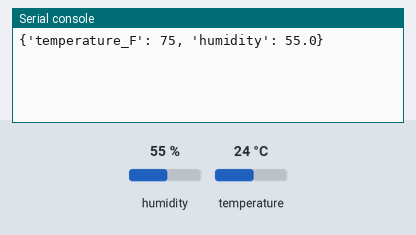
The program below on a simulated MicroPython board. On the bench: the last lines printed to the serial console. Inputs (shaded band) come from the test bench; at power-on: humidity 55 %, temperature 24 °C.

Above: at 1.2 s.
1.3 s: humidity set to 22 %
At 6.4 s:
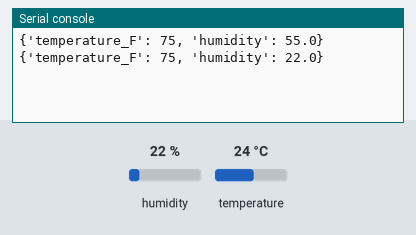
7.3 s: temperature set to 12 °C
At 11.1 s:
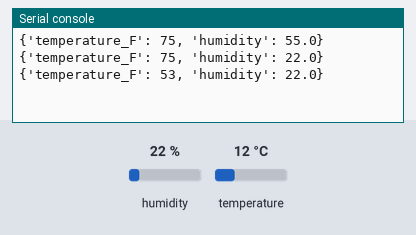
13.3 s: humidity set to 40 %
At 15.7 s:
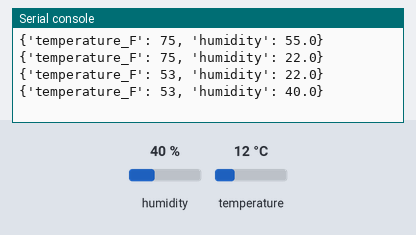
Timing chart, 0 to 17.2 s (numbered marks = the images above; inputs shaded):
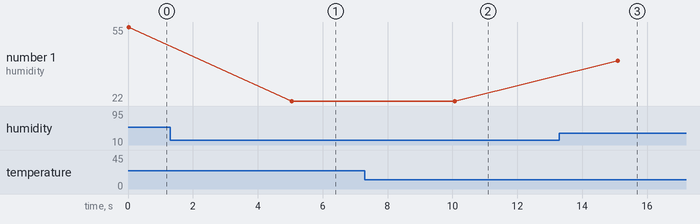

The program:

dht_sensor_2.py
```python
"""
    --------------------------------------------------------------------------------------
    dhtSensor.py
    --------------------------------------------------------------------------------------

    This script shows hot to use the DHT11/22 digital humidity and temperature sensors.
    These sensors cost around $3 or $4.

    The sensor provides temperature values in Celcius, which can then be easily converted
    to Fahrenheit if needed.  The sensors can only read measurements every 2 seconds, so
    a delay needs to be inserted between readings.

    Author:  David Alexis (2019)
    --------------------------------------------------------------------------------------
"""

from machine import Pin
import dht
from time import sleep


SENSOR_PIN = 5


def main():
    pin = Pin(SENSOR_PIN, Pin.IN, Pin.PULL_UP)
    sensor = dht.DHT22(pin)
    # sensor = dht.DHT11(pin)   # <-- Use this line if you have a DHT11 sensor.

    while True:
        try:
            try:
                sensor.measure()
                temperature = sensor.temperature()
                humidity = sensor.humidity()

                if isinstance(temperature, float) and isinstance(humidity, float):
                    temperatureF = int((temperature * 1.8 + 32))

                    reading = {
                        "temperature_F": temperatureF,
                        "humidity": humidity
                    }

                    print(reading)
                else:
                    print("Could not get reading")
            except OSError:
                print("Sensor failed")

            # Wait at least 2 seconds before next reading, since the DHT sensor's measure() methos
            # can only be called once every 2 seconds.
            sleep(5)
        except KeyboardInterrupt:
            print("Bye")
            break


# ----- Program starts here -----
main()
```

Measured:
- after the input at 1.3 s, the serial console: prints a new line after 3.7 s (image 1)
- after the input at 7.3 s, the serial console: prints a new line after 2.8 s (image 2)
- after the input at 13.3 s, the serial console: prints a new line after 1.8 s (image 3)
- plotted number 1: 55 → 22 after the input at 1.3 s, 22 → 40 after the input at 13.3 s
